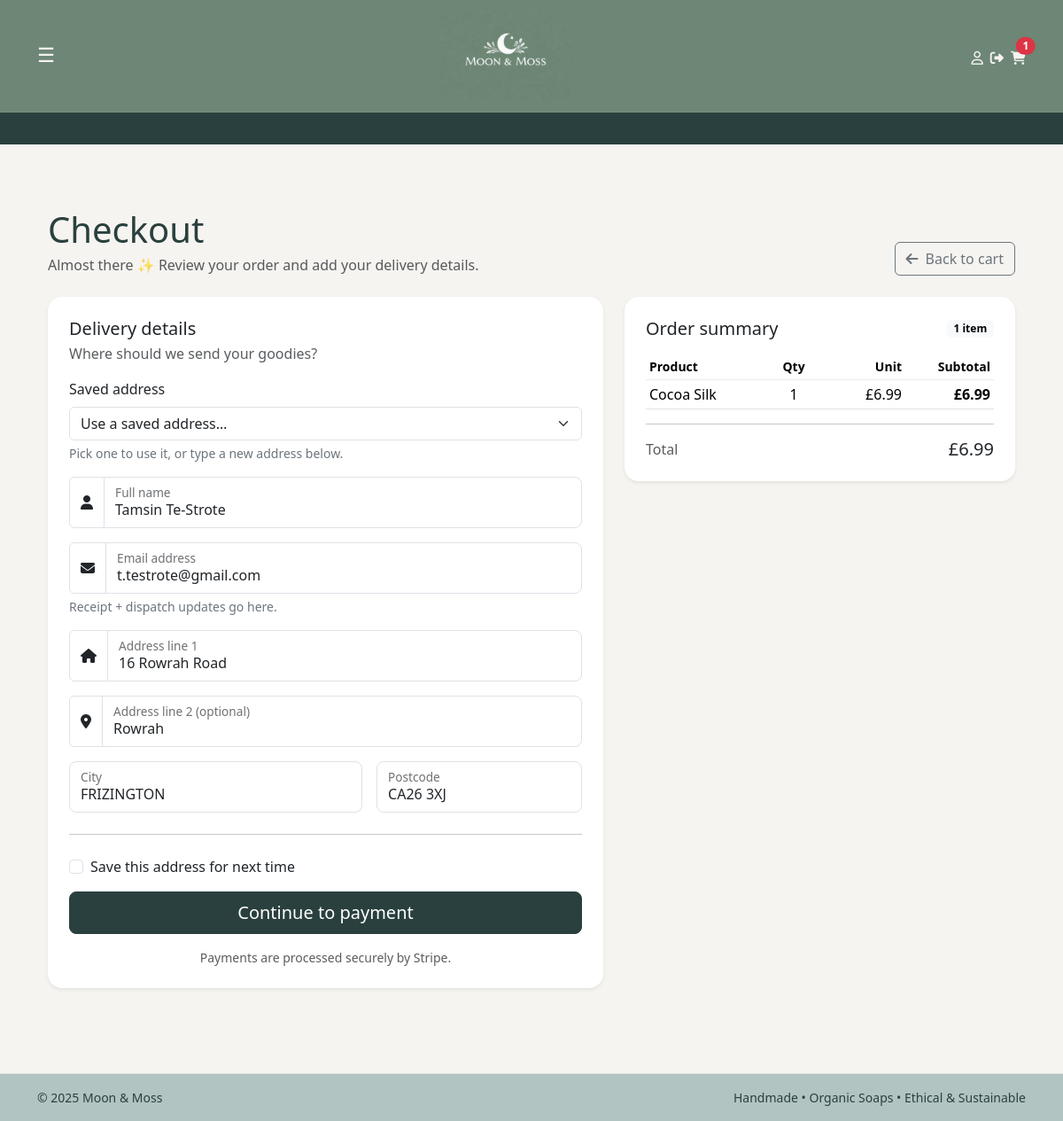
The app's page /checkout/ (signed in), older data.
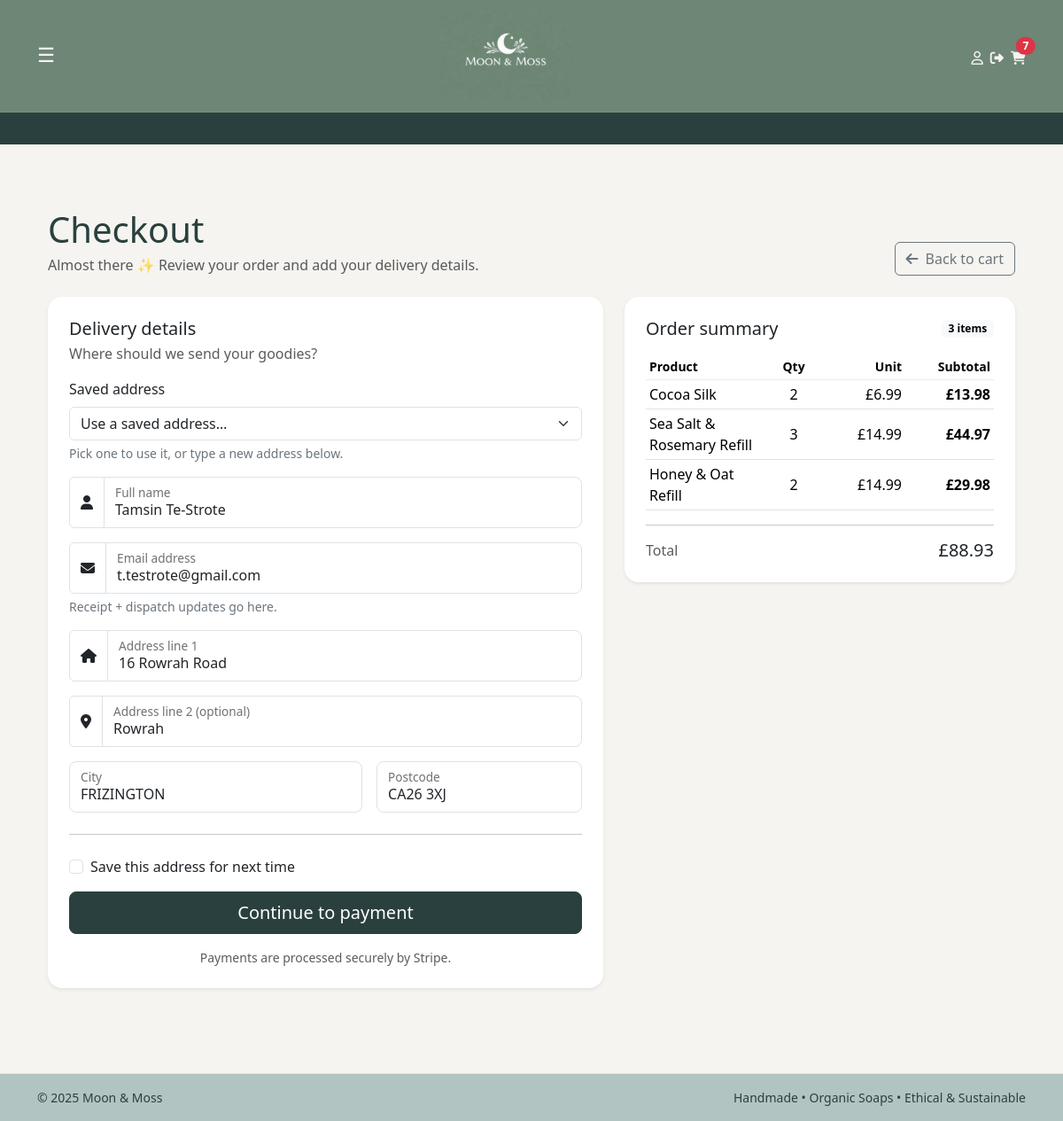
The same page, newer data.
### cart/models.py (models this page shows, shortened)
class Cart(models.Model):
    user = models.ForeignKey(
        settings.AUTH_USER_MODEL, null=True, blank=True, on_delete=models.CASCADE
    )
    session_key = models.CharField(max_length=40, blank=True, db_index=True)
    created_at = models.DateTimeField(auto_now_add=True)
    updated_at = models.DateTimeField(auto_now=True)
    @property
    def total(self):
        return sum(item.subtotal for item in self.items.select_related("product"))

class CartItem(models.Model):
    cart = models.ForeignKey(Cart, on_delete=models.CASCADE, related_name="items")
    product = models.ForeignKey(Product, on_delete=models.PROTECT)
    qty = models.PositiveIntegerField(default=1)
    class Meta:
        unique_together = ("cart", "product")
    @property
    def subtotal(self):
        return self.qty * self.product.price

### catalog/models.py (models this page shows, shortened)
class Product(models.Model):
    title = models.CharField(max_length=160)
    slug = models.SlugField(max_length=180, unique=True, blank=True)
    description = models.TextField(blank=True)
    scent = models.CharField(max_length=50, help_text="e.g. Lavender, Citrus")
    weight_g = models.PositiveIntegerField(help_text="Net weight in grams")
    price = models.DecimalField(max_digits=6, decimal_places=2)
    stock_qty = models.PositiveIntegerField(default=0)
    active = models.BooleanField(default=True)
    created_at = models.DateTimeField(auto_now_add=True)
    tags = models.CharField(
        max_length=250,
        blank=True,
        help_text="Comma-separated tags, e.g. winter, woody, refillable"
    )
    class Meta:
        ordering = ["title"]

### checkout/views.py (the view)
# urls.py: path("", views.checkout_summary, name="summary"),
def checkout_summary(request):
    cart = get_or_create_cart(request)
    if not cart.items.exists():
        return redirect("cart:view")
    initial = {}
    if request.user.is_authenticated:
        if getattr(request.user, "email", None):
            initial["email"] = request.user.email
        default_addr = (
            ShippingAddress.objects.filter(user=request.user, is_default=True).first()
            or ShippingAddress.objects.filter(user=request.user).order_by("-created_at").first()
        )
        if default_addr:
            initial.setdefault("full_name", default_addr.full_name)
            initial.setdefault("address_line1", default_addr.address_line1)
            initial.setdefault("address_line2", default_addr.address_line2)
            initial.setdefault("city", default_addr.city)
            initial.setdefault("postcode", default_addr.postcode)
    form = CheckoutForm(initial=initial, user=request.user)
    context = {
        "cart": cart,
        "stripe_public_key": settings.STRIPE_PUBLIC_KEY,
        "form": form,
    }
    return render(request, "checkout/summary.html", context)

### accounts/models.py (called while the page is built)
    def __str__(self):
        return f"{self.label} – {self.postcode}"

### cart/context_processors.py (called while the page is built)
def cart_count(request):
    cart = get_or_create_cart(request)
    try:
        count = sum(i.qty for i in cart.items.all())
    except Exception:
        count = 0
    return {"cart_count": count}

### cart/utils.py (called while the page is built)
def get_or_create_cart(request):
    if not request.session.session_key:
        request.session.create()
    request.session.set_expiry(60 * 60 * 24 * 14)
    session_key = request.session.session_key
    if request.user.is_authenticated:
        cart, _ = Cart.objects.get_or_create(
            user=request.user,
            defaults={"session_key": session_key},
        )
    else:
        cart, _ = Cart.objects.get_or_create(
            user=None,
            session_key=session_key,
        )
    return cart

### checkout/templates/checkout/summary.html (shortened to what the changed rows need)
{% extends "base.html" %}
{% load static %}
{% block content %}
<div class="container py-4 py-lg-5">
  <div class="d-flex flex-column flex-md-row align-items-md-end justify-content-between gap-2 mb-4">
    <div>
      <h1 class="mb-1">Checkout</h1>
    </div>
  </div>
  <div class="row g-4">
    <div class="col-12 col-lg-5">
      <div class="card shadow-sm border-0 position-lg-sticky" style="top: 96px;">
        <div class="card-body p-3 p-md-4">
          <div class="d-flex align-items-center justify-content-between mb-3">
            <h5 class="mb-0">Order summary</h5>
            <span class="badge text-bg-light">{{ cart.items.count }} item{{ cart.items.count|pluralize }}</span>
          </div>
          <div class="table-responsive">
            <table class="table table-sm align-middle mb-0">
              <thead class="text-muted small">
                <tr>
                  <th>Product</th>
                  <th class="text-center" style="width: 72px;">Qty</th>
                  <th class="text-end" style="width: 90px;">Unit</th>
                  <th class="text-end" style="width: 100px;">Subtotal</th>
                </tr>
              </thead>
              <tbody>
                {% for item in cart.items.all %}
                <tr>
                  <td class="fw-medium">{{ item.product.title }}</td>
                  <td class="text-center">{{ item.qty }}</td>
                  <td class="text-end">£{{ item.product.price|floatformat:2 }}</td>
                  <td class="text-end fw-semibold">£{{ item.subtotal|floatformat:2 }}</td>
                </tr>
                {% endfor %}
              </tbody>
            </table>
          </div>
          <div class="d-flex justify-content-between align-items-center">
            <span class="text-muted">Total</span>
            <span class="h5 mb-0">£{{ cart.total|floatformat:2 }}</span>
          </div>
        </div>
      </div>
    </div>
  </div>
</div>
{% endblock %}

Row changes from the older to the newer data that the page shows:
changed through a linked row, Cart: items.count "1" → "3"; total "6.99" → "88.93"
changed CartItem "Cocoa Silk": qty "1" → "2"; subtotal "6.99" → "13.98"
added CartItem: product "Sea Salt & Rosemary Refill", qty "3", product.price "14.99", subtotal "44.97"
added CartItem: product "Honey & Oat Refill", qty "2", product.price "14.99", subtotal "29.98"
Text that changed along with them:
{{ cart_count|default:0 }}: "1" → "7"
